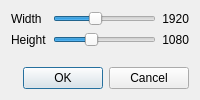
<?xml version="1.0" encoding="UTF-8"?>
<ui version="4.0">
 <class>CustomResolutionDialog</class>
 <widget class="QDialog" name="CustomResolutionDialog">
  <property name="windowTitle">
   <string>Add custom resolution</string>
  </property>
  <layout class="QVBoxLayout" name="verticalLayout">
   <item>
    <layout class="QFormLayout" name="formLayout">
     <item row="0" column="0">
      <widget class="QLabel" name="labelWidth">
       <property name="text">
        <string>Width</string>
       </property>
      </widget>
     </item>
     <item row="0" column="1">
            <widget class="QWidget" name="widthRow" native="true">
             <layout class="QHBoxLayout" name="horizontalLayoutWidth">
                <property name="leftMargin">
                 <number>0</number>
                </property>
                <property name="topMargin">
                 <number>0</number>
                </property>
                <property name="rightMargin">
                 <number>0</number>
                </property>
                <property name="bottomMargin">
                 <number>0</number>
                </property>
        <item>
         <widget class="QSlider" name="sliderWidth">
          <property name="orientation">
           <enum>Qt::Horizontal</enum>
          </property>
          <property name="minimum">
           <number>640</number>
          </property>
          <property name="maximum">
           <number>3840</number>
          </property>
          <property name="singleStep">
           <number>2</number>
          </property>
          <property name="pageStep">
           <number>10</number>
          </property>
          <property name="value">
           <number>1920</number>
          </property>
         </widget>
        </item>
        <item>
         <widget class="QLabel" name="labelWidthValue">
          <property name="minimumWidth">
           <number>50</number>
          </property>
          <property name="alignment">
           <set>Qt::AlignRight|Qt::AlignVCenter</set>
          </property>
          <property name="text">
           <string>1920</string>
          </property>
         </widget>
        </item>
       </layout>
      </widget>
     </item>
     <item row="1" column="0">
      <widget class="QLabel" name="labelHeight">
       <property name="text">
        <string>Height</string>
       </property>
      </widget>
     </item>
     <item row="1" column="1">
            <widget class="QWidget" name="heightRow" native="true">
             <layout class="QHBoxLayout" name="horizontalLayoutHeight">
                <property name="leftMargin">
                 <number>0</number>
                </property>
                <property name="topMargin">
                 <number>0</number>
                </property>
                <property name="rightMargin">
                 <number>0</number>
                </property>
                <property name="bottomMargin">
                 <number>0</number>
                </property>
        <item>
         <widget class="QSlider" name="sliderHeight">
          <property name="orientation">
           <enum>Qt::Horizontal</enum>
          </property>
          <property name="minimum">
           <number>480</number>
          </property>
          <property name="maximum">
           <number>2160</number>
          </property>
          <property name="singleStep">
           <number>2</number>
          </property>
          <property name="pageStep">
           <number>10</number>
          </property>
          <property name="value">
           <number>1080</number>
          </property>
         </widget>
        </item>
        <item>
         <widget class="QLabel" name="labelHeightValue">
          <property name="minimumWidth">
           <number>50</number>
          </property>
          <property name="alignment">
           <set>Qt::AlignRight|Qt::AlignVCenter</set>
          </property>
          <property name="text">
           <string>1080</string>
          </property>
         </widget>
        </item>
       </layout>
      </widget>
     </item>
    </layout>
   </item>
   <item>
    <widget class="QDialogButtonBox" name="buttonBox">
     <property name="standardButtons">
      <set>QDialogButtonBox::Cancel|QDialogButtonBox::Ok</set>
     </property>
    </widget>
   </item>
  </layout>
 </widget>
 <resources/>
 <connections>
  <connection>
   <sender>sliderWidth</sender>
   <signal>valueChanged(int)</signal>
   <receiver>labelWidthValue</receiver>
   <slot>setNum(int)</slot>
   <hints>
    <hint type="sourcelabel">
     <x>264</x>
     <y>50</y>
    </hint>
    <hint type="destinationlabel">
     <x>475</x>
     <y>50</y>
    </hint>
   </hints>
  </connection>
  <connection>
   <sender>sliderHeight</sender>
   <signal>valueChanged(int)</signal>
   <receiver>labelHeightValue</receiver>
   <slot>setNum(int)</slot>
   <hints>
    <hint type="sourcelabel">
     <x>264</x>
     <y>100</y>
    </hint>
    <hint type="destinationlabel">
     <x>475</x>
     <y>100</y>
    </hint>
   </hints>
  </connection>
  <connection>
   <sender>buttonBox</sender>
   <signal>accepted()</signal>
   <receiver>CustomResolutionDialog</receiver>
   <slot>accept()</slot>
   <hints>
    <hint type="sourcelabel">
     <x>316</x>
     <y>185</y>
    </hint>
    <hint type="destinationlabel">
     <x>179</x>
     <y>93</y>
    </hint>
   </hints>
  </connection>
  <connection>
   <sender>buttonBox</sender>
   <signal>rejected()</signal>
   <receiver>CustomResolutionDialog</receiver>
   <slot>reject()</slot>
   <hints>
    <hint type="sourcelabel">
     <x>421</x>
     <y>185</y>
    </hint>
    <hint type="destinationlabel">
     <x>244</x>
     <y>93</y>
    </hint>
   </hints>
  </connection>
 </connections>
</ui>
